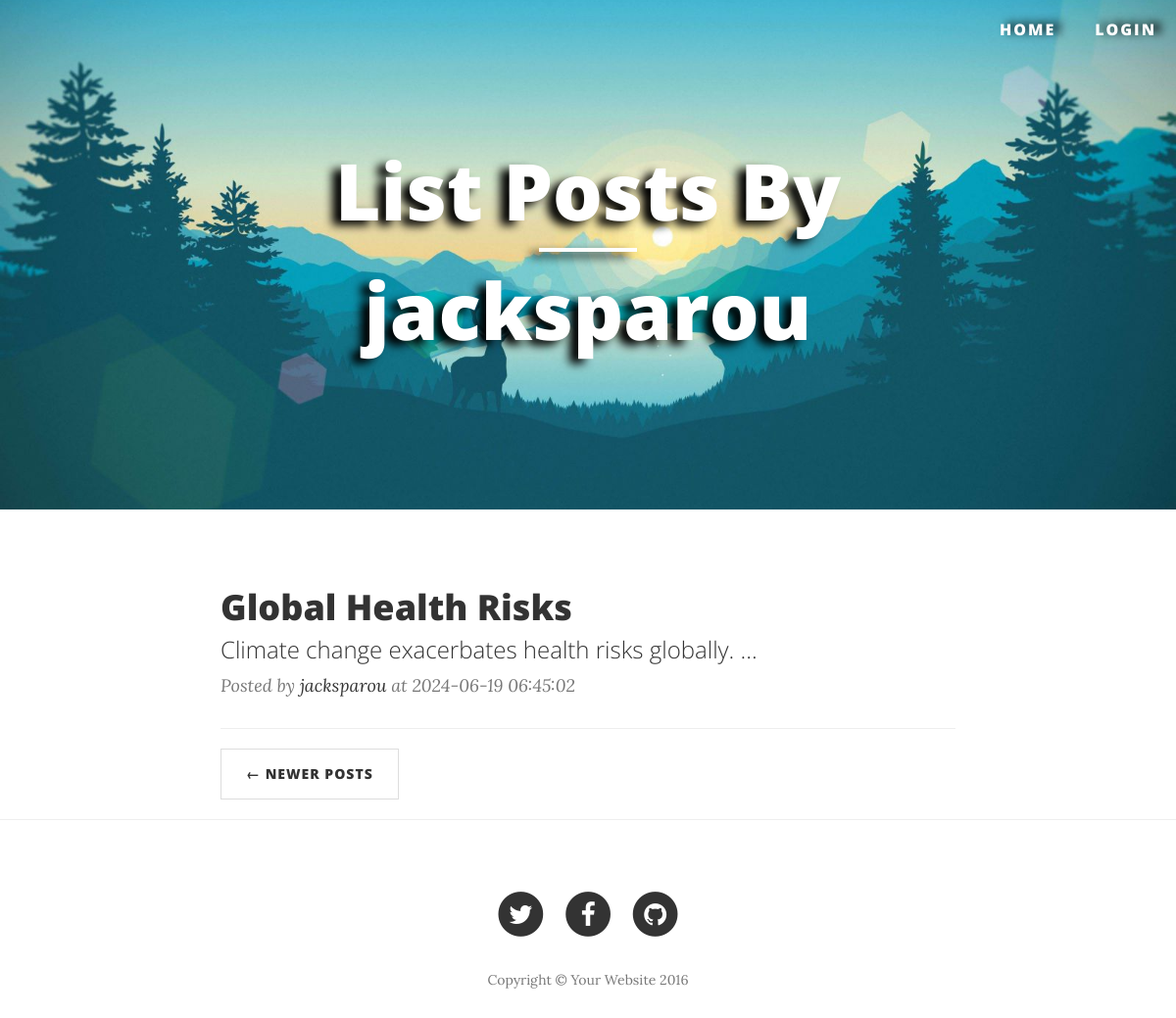
The page /view/posts/list_by_author.php?author_id=27&page=2 on the database its author committed.
### tables this page shows
CREATE TABLE `accounts` (
  `id` int NOT NULL,
  `user_id` int NOT NULL,
  `username` varchar(100) NOT NULL,
  `password` varchar(255) NOT NULL,
  `status` int NOT NULL
);

CREATE TABLE `users` (
  `id` int NOT NULL,
  `full_name` varchar(255) NOT NULL,
  `address` varchar(255) NOT NULL,
  `age` int NOT NULL,
  `sex` varchar(10) NOT NULL,
  `phone_number` varchar(255) NOT NULL,
  `email` varchar(50) NOT NULL,
  `role` varchar(50) DEFAULT NULL,
  `status` varchar(50) DEFAULT NULL,
  `created_at` timestamp NOT NULL DEFAULT CURRENT_TIMESTAMP,
  `updated_at` timestamp NOT NULL DEFAULT CURRENT_TIMESTAMP ON UPDATE CURRENT_TIMESTAMP
);

CREATE TABLE `posts` (
  `id` int NOT NULL,
  `author_id` int NOT NULL,
  `title` varchar(100) NOT NULL,
  `content` longtext NOT NULL,
  `image` varchar(255) DEFAULT NULL,
  `status` varchar(50) DEFAULT NULL,
  `created_at` timestamp NOT NULL DEFAULT CURRENT_TIMESTAMP,
  `updated_at` timestamp NOT NULL DEFAULT CURRENT_TIMESTAMP ON UPDATE CURRENT_TIMESTAMP
);

### model/users.php (called while the page is built, shortened)
<?php
class Users
{
    private $full_name;
    public function __construct(
        $pdo,
        $id = null,
        $full_name = null,
        $address = null,
        $age = null,
        $sex = null,
        $phone_number = null,
        $email = null,
        $username = null,
        $password = null,
        $role = self::ROLE_USER,
        $status = self::STATUS_ACTIVE
    ){
        $this->full_name = $full_name;
    }
    public function getFullName() {
        return $this->full_name;
    }
    public static function getById($pdo, $id): Users
    {
        try{
            $stmt = $pdo->prepare(self::BASE_QUERY . self::TABLE. "." . self::ID. " = ?");
            $stmt->execute([$id]);
            $result = $stmt->fetchAll(PDO::FETCH_ASSOC);
            if(count($result)){
                foreach ($result as $value){
                    return new Users(
                        $pdo,
                        $value['id'],
                        $value['full_name'],
                        $value['address'],
                        $value['age'],
                        $value['sex'],
                        $value['phone_number'],
                        $value['email'],
                        $value['username'],
                        $value['password'],
                        $value['role'],
                        $value['status']
                    );
                }
            }
            return new Users($pdo);
        } catch (PDOException $e) {
            throw new exception('Cannot get user with id: '.$id.' cause: '.  $e->getMessage());
        }
    }
}

### model/blogs.php (called while the page is built, shortened)
<?php
class Blogs {
    private $pdo;
    public function __construct(
        $pdo,
        $id = null,
        $author_id = null,
        $title = null,
        $content = null,
        $image = [],
        $status = null,
        $image_path = null,
        $directory_file_call = null,
        $updated_at = null
    ){
        $this->pdo = $pdo;
    }
    public function filterByAttributes($filters) {
        try{
            $query = self::BASE_QUERY;
            foreach($filters as $filter){
                $query .= $filter[0] ." ". $filter[1] ." ". $filter[2] ." ". $filter[3];
            }
            $stmt = $this->pdo->prepare($query);
            $stmt->execute();
            return $stmt->fetchAll(PDO::FETCH_ASSOC);
        } catch (PDOException $e) {
            throw new exception('Cannot get posts with filters '.  $e->getMessage());
        }
    }
}

### view/posts/list_by_author.php (the view, shortened to what this page needs)
<?php
include_once "../../model/blogs.php";
include_once "../../model/users.php";
$author_name = '';
$results = [];
$default_number_posts = 5;
$page = $_GET['page'] ?? 1;
$start = ($page - 1) * $default_number_posts;
$end = $page * $default_number_posts;
if (isset($_GET['author_id'])){
    try {
            $pdo = new Database();
            $pdo->setAttribute(PDO::ATTR_EMULATE_PREPARES, false);
            $pdo->setAttribute(PDO::ATTR_ERRMODE, PDO::ERRMODE_EXCEPTION);
            $author = Users::getById($pdo, $_GET['author_id']);
            $author_name = $author->getFullName();
            $posts = new Blogs($pdo);
            $results = $posts->filterByAttributes([[
                Blogs::AUTHOR_ID,
                "=",
                "'".$_GET['author_id']."'",
                null
            ]]);
    } catch (Exception $e) {
        $error = 'Can not get list posts: '.  $e->getMessage();
    }
}
?>
<!DOCTYPE html>
<html lang="en">
<head>
    <link href="../resource/vendor/bootstrap/css/bootstrap.min.css" rel="stylesheet">
    <link href="../resource/css/clean-blog.css" rel="stylesheet">
    <link href="../resource/vendor/font-awesome/css/font-awesome.min.css" rel="stylesheet" type="text/css">
</head>
<body>
<?php include_once '../header.php'?>
<header class="intro-header">
    <div class="container">
        <div class="row">
            <div class="col-lg-8 col-lg-offset-2 col-md-10 col-md-offset-1">
                <div class="page-heading">
                    <h1>List Posts By</h1>
                    <hr class="small">
                    <h1><?= $author_name ?></h1>
                </div>
            </div>
        </div>
    </div>
</header>
<div class="container">
    <div class="row">
        <div class="col-lg-8 col-lg-offset-2 col-md-10 col-md-offset-1">
            <?php
            if(!empty($results)){
                foreach ($results as $key => $result){
                    if( $start <= $key && $key < $end) {
                        if (strlen($result['content']) > 50) {
                            $shortDes = substr($result['content'], 0, 50) . "...";
                        } else {
                            $shortDes = $result['content'];
                        }
                        echo "
                        <div class='post-preview'>
                            <a href='post.php?id=" . $result['id'] . "'>
                                <h2 class='post-title'>
                                    " . $result['title'] . "
                                </h2>
                                <h3 class='post-subtitle'>
                                    " . $shortDes . "
                                </h3>
                            </a>
                            <p class='post-meta'>Posted by <a href='#'>" . $result['full_name'] . "</a> at " . $result['updated_at'] . "</p>
                                </div>
                        <hr>
                    ";
                    }
                }
            }
            ?>
            <ul class="pager">
                <?php
                if($page > 1){
                    echo '<li class="next previous"><a href="list_by_author.php?author_id=' . $_GET['author_id'] . '&page=' . ($page - 1) . '">&larr; Newer Posts</a></li>';
                }
                ?>
            </ul>
        </div>
    </div>
</div>
<hr>
<footer>
    <div class="container">
        <div class="row">
            <div class="col-lg-8 col-lg-offset-2 col-md-10 col-md-offset-1">
                <ul class="list-inline text-center">
                    <li>
                        <a href="#">
                                <span class="fa-stack fa-lg">
                                    <i class="fa fa-circle fa-stack-2x"></i>
                                    <i class="fa fa-twitter fa-stack-1x fa-inverse"></i>
                                </span>
                        </a>
                    </li>
                    <li>
                        <a href="#">
                                <span class="fa-stack fa-lg">
                                    <i class="fa fa-circle fa-stack-2x"></i>
                                    <i class="fa fa-facebook fa-stack-1x fa-inverse"></i>
                                </span>
                        </a>
                    </li>
                    <li>
                        <a href="#">
                                <span class="fa-stack fa-lg">
                                    <i class="fa fa-circle fa-stack-2x"></i>
                                    <i class="fa fa-github fa-stack-1x fa-inverse"></i>
                                </span>
                        </a>
                    </li>
                </ul>
                <p class="copyright text-muted">Copyright &copy; Your Website 2016</p>
            </div>
        </div>
    </div>
</footer>
</body>
</html>

### view/resource/css/clean-blog.css (style rules this page uses)
body { font-family: 'Lora', 'Times New Roman', serif; font-size: 20px; color: #333333; }
p { line-height: 1.5; margin: 30px 0; }
p a { text-decoration: underline; }
h1, h2, h3, h4, h5, h6 { font-family: 'Open Sans', 'Helvetica Neue', Helvetica, Arial, sans-serif; font-weight: 800; }
a { color: #333333; }
hr.small { max-width: 100px; margin: 15px auto; border-width: 4px; border-color: white; }
.intro-header { -webkit-background-size: cover; -moz-background-size: cover; -o-background-size: cover; margin-bottom: 50px; content: ""; position: relative; top: 0; left: 0; width: 100%; height: 100%; background-image: url("../img/background.jpg"); background-position: center 80%; background-size: cover; }
.intro-header .site-heading, .intro-header .post-heading, .intro-header .page-heading { filter: drop-shadow(-9px 5px 5px black); padding: 100px 0 50px; color: white; }
@media only screen and (min-width: 768px) { .intro-header .site-heading, .intro-header .post-heading, .intro-header .page-heading { padding: 150px 0; } }
.intro-header .site-heading, .intro-header .page-heading { text-align: center; }
.intro-header .site-heading h1, .intro-header .page-heading h1 { margin-top: 0; font-size: 50px; }
@media only screen and (min-width: 768px) { .intro-header .site-heading h1, .intro-header .page-heading h1 { font-size: 80px; } }
.post-preview > a { color: #333333; }
.post-preview > a > .post-title { font-size: 30px; margin-top: 30px; margin-bottom: 10px; }
.post-preview > a > .post-subtitle { margin: 0; font-weight: 300; margin-bottom: 10px; }
.post-preview > .post-meta { color: #777777; font-size: 18px; font-style: italic; margin-top: 0; }
.post-preview > .post-meta > a { text-decoration: none; color: #333333; }
@media only screen and (min-width: 768px) { .post-preview > a > .post-title { font-size: 36px; } }
footer { padding: 50px 0 65px; }
footer .list-inline { margin: 0; padding: 0; }
footer .copyright { font-size: 14px; text-align: center; margin-bottom: 0; }
.pager { margin: 20px 0 0; }
.pager li > a, .pager li > span { font-family: 'Open Sans', 'Helvetica Neue', Helvetica, Arial, sans-serif; text-transform: uppercase; font-size: 14px; font-weight: 800; letter-spacing: 1px; padding: 15px 25px; background-color: white; border-radius: 0; }
body { -webkit-tap-highlight-color: #0085A1; }
.container { position: relative; }

### rows shown on the page
accounts: user.full_name "jacksparou"
posts: title "Global Health Risks", content "Climate change exacerbates health risks globally. ...", author.full_name "jacksparou", updated_at "2024-06-19 06:45:02"
